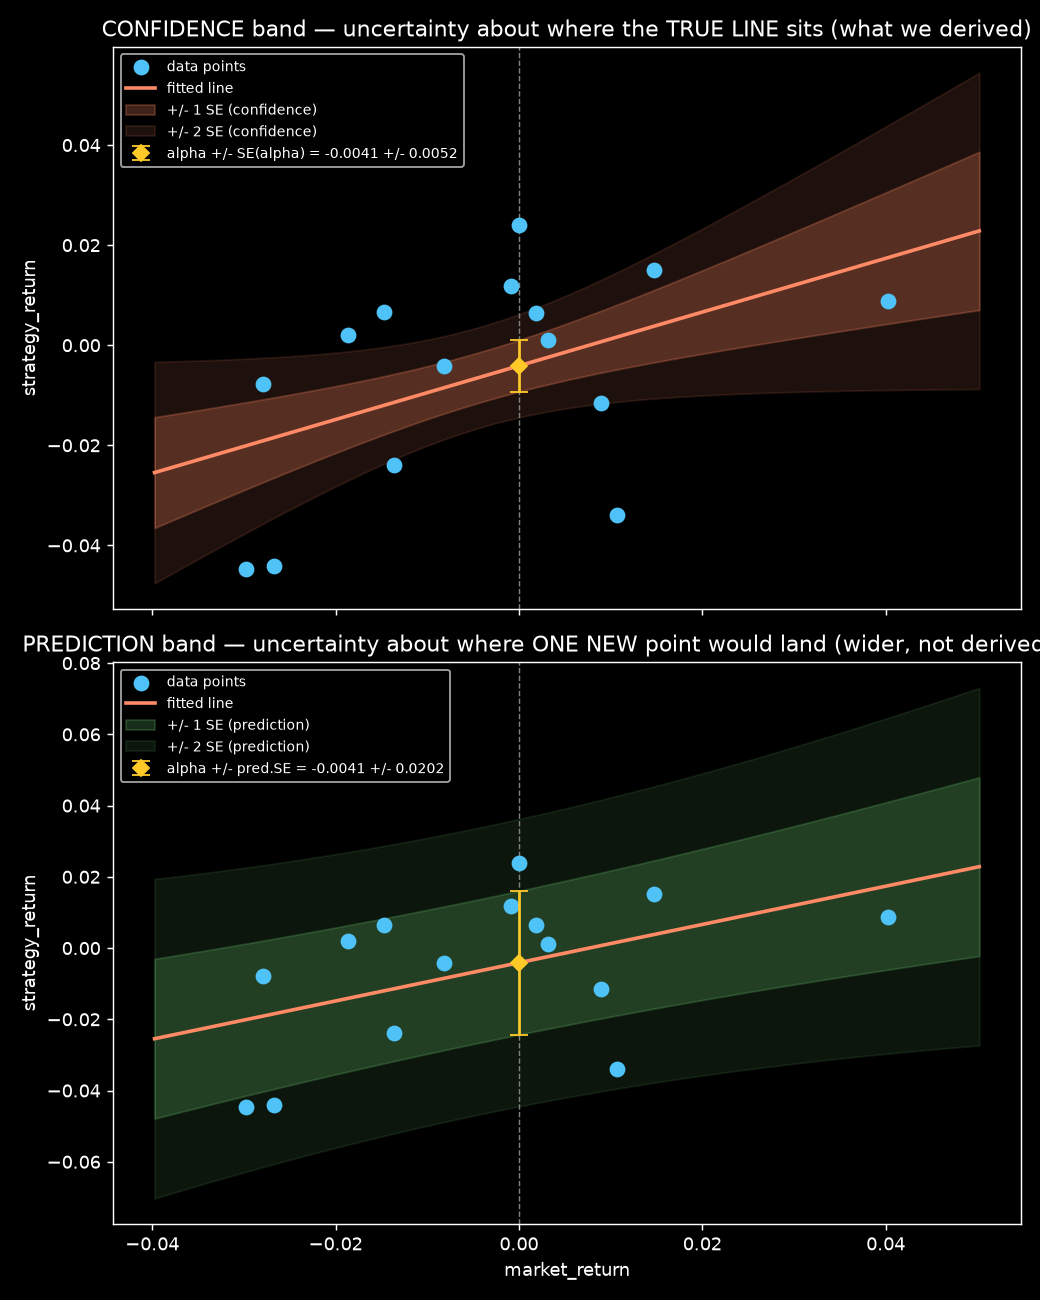

Recreate this plot in Python.
"""
Step 52 [MATH-MODE] — standalone comparison: confidence band vs. prediction band, on the SAME
toy dataset used in 52_alpha_beta_concept_and_powergrid.ipynb's Steps 5-6 cell (identical seed,
n, TRUE_ALPHA/BETA, noise), so this is a true apples-to-apples visual comparison.

Confidence band = SE(yhat at x0) = sqrt(Var(error) * (1/n + (x0-xbar)^2/Sxx))
    -> uncertainty about where the TRUE LINE ITSELF sits (what we actually derived, Steps 7-12).

Prediction band = same formula + one extra "+1" term inside the sqrt
    -> uncertainty about where ONE NEW individual data point would land (wider; not derived in
       the main chat/file derivation — built here purely to build visual intuition per Saurav's
       request, does not modify the notebook or any other file).

Standalone script — does NOT touch 52_alpha_beta_concept_and_powergrid.ipynb.
"""
import numpy as np
import matplotlib.pyplot as plt

plt.style.use('dark_background')

# --- Identical toy data setup to the notebook's Part 1 cell ---
rng = np.random.default_rng(7)
n = 15
TRUE_ALPHA = 0.01
TRUE_BETA = 0.6
NOISE_SIGMA = 0.02

market_return = rng.normal(0, 0.03, n)
strategy_return = TRUE_ALPHA + TRUE_BETA * market_return + rng.normal(0, NOISE_SIGMA, n)

# --- Steps 1-2: beta, alpha ---
x_bar = market_return.mean()
y_bar = strategy_return.mean()
cov_xy = np.mean((market_return - x_bar) * (strategy_return - y_bar))
var_x = np.mean((market_return - x_bar) ** 2)
beta = cov_xy / var_x
alpha = y_bar - beta * x_bar

x_line = np.linspace(market_return.min() - 0.01, market_return.max() + 0.01, 100)
y_line = alpha + beta * x_line

# --- Step 3: residuals ---
fitted = alpha + beta * market_return
error = strategy_return - fitted

# --- Steps 5-6: Var(error), Sxx, SE(alpha) ---
var_error = np.sum(error ** 2) / (n - 2)
Sxx = np.sum((market_return - x_bar) ** 2)
se_alpha = np.sqrt(var_error * (1 / n + x_bar ** 2 / Sxx))

# --- Confidence band (derived in this thread) vs. Prediction band (extra "+1" term) ---
se_confidence = np.sqrt(var_error * (1 / n + (x_line - x_bar) ** 2 / Sxx))
se_prediction = np.sqrt(var_error * (1 + 1 / n + (x_line - x_bar) ** 2 / Sxx))

print(f"n = {n}, beta = {beta:.4f} (true {TRUE_BETA}), alpha = {alpha:.4f} (true {TRUE_ALPHA})")
print(f"Var(error) = {var_error:.6f}, SE(alpha) [confidence] = {se_alpha:.4f}")
se_alpha_pred = np.sqrt(var_error * (1 + 1 / n + x_bar ** 2 / Sxx))
print(f"Prediction SE at x0=0                                  = {se_alpha_pred:.4f}  <- wider")

fig, axes = plt.subplots(2, 1, figsize=(8, 10), sharex=True)

# --- Top: confidence band ---
ax = axes[0]
ax.scatter(market_return, strategy_return, color='#4fc3f7', s=60, zorder=3, label='data points')
ax.plot(x_line, y_line, color='#ff8a65', lw=2, label='fitted line')
ax.fill_between(x_line, y_line - se_confidence, y_line + se_confidence, color='#ff8a65', alpha=0.25, label='+/- 1 SE (confidence)')
ax.fill_between(x_line, y_line - 2 * se_confidence, y_line + 2 * se_confidence, color='#ff8a65', alpha=0.12, label='+/- 2 SE (confidence)')
ax.axvline(0, color='gray', lw=0.8, ls='--')
ax.errorbar([0], [alpha], yerr=[se_alpha], fmt='D', color='#ffca28', ecolor='#ffca28',
            capsize=5, zorder=4, label=f'alpha +/- SE(alpha) = {alpha:.4f} +/- {se_alpha:.4f}')
ax.set_ylabel('strategy_return')
ax.set_title('CONFIDENCE band — uncertainty about where the TRUE LINE sits (what we derived)')
ax.legend(fontsize=8, loc='upper left')

# --- Bottom: prediction band (same data, same fitted line, wider band) ---
ax = axes[1]
ax.scatter(market_return, strategy_return, color='#4fc3f7', s=60, zorder=3, label='data points')
ax.plot(x_line, y_line, color='#ff8a65', lw=2, label='fitted line')
ax.fill_between(x_line, y_line - se_prediction, y_line + se_prediction, color='#66bb6a', alpha=0.25, label='+/- 1 SE (prediction)')
ax.fill_between(x_line, y_line - 2 * se_prediction, y_line + 2 * se_prediction, color='#66bb6a', alpha=0.12, label='+/- 2 SE (prediction)')
ax.axvline(0, color='gray', lw=0.8, ls='--')
ax.errorbar([0], [alpha], yerr=[se_alpha_pred], fmt='D', color='#ffca28', ecolor='#ffca28',
            capsize=5, zorder=4, label=f'alpha +/- pred.SE = {alpha:.4f} +/- {se_alpha_pred:.4f}')
ax.set_xlabel('market_return')
ax.set_ylabel('strategy_return')
ax.set_title('PREDICTION band — uncertainty about where ONE NEW point would land (wider, not derived here)')
ax.legend(fontsize=8, loc='upper left')

plt.tight_layout()
out_path = __file__.replace('.py', '.png')
plt.savefig(out_path, dpi=130)
print(f"Saved: {out_path}")
